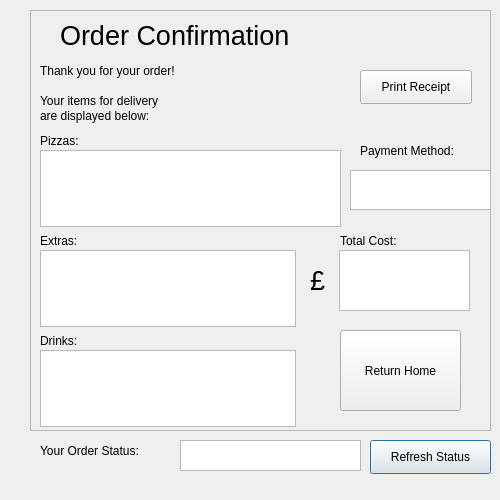
<?xml version="1.0" encoding="UTF-8"?>
<ui version="4.0">
 <class>Dialog</class>
 <widget class="QDialog" name="Dialog">
  <property name="geometry">
   <rect>
    <x>0</x>
    <y>0</y>
    <width>500</width>
    <height>500</height>
   </rect>
  </property>
  <property name="minimumSize">
   <size>
    <width>500</width>
    <height>500</height>
   </size>
  </property>
  <property name="maximumSize">
   <size>
    <width>500</width>
    <height>500</height>
   </size>
  </property>
  <property name="windowTitle">
   <string>Thank You</string>
  </property>
  <property name="windowIcon">
   <iconset>
    <normaloff>PizzaIcon.png</normaloff>PizzaIcon.png</iconset>
  </property>
  <widget class="QLabel" name="label_4">
   <property name="geometry">
    <rect>
     <x>40</x>
     <y>440</y>
     <width>141</width>
     <height>21</height>
    </rect>
   </property>
   <property name="text">
    <string>Your Order Status:</string>
   </property>
  </widget>
  <widget class="QPushButton" name="updatebutton">
   <property name="geometry">
    <rect>
     <x>370</x>
     <y>440</y>
     <width>121</width>
     <height>34</height>
    </rect>
   </property>
   <property name="text">
    <string>Refresh Status</string>
   </property>
  </widget>
  <widget class="QTextBrowser" name="OrderStatus">
   <property name="enabled">
    <bool>true</bool>
   </property>
   <property name="geometry">
    <rect>
     <x>180</x>
     <y>440</y>
     <width>181</width>
     <height>31</height>
    </rect>
   </property>
  </widget>
  <widget class="QFrame" name="frame">
   <property name="geometry">
    <rect>
     <x>30</x>
     <y>10</y>
     <width>461</width>
     <height>421</height>
    </rect>
   </property>
   <property name="frameShape">
    <enum>QFrame::StyledPanel</enum>
   </property>
   <property name="frameShadow">
    <enum>QFrame::Raised</enum>
   </property>
   <widget class="QPushButton" name="printbutton">
    <property name="geometry">
     <rect>
      <x>330</x>
      <y>60</y>
      <width>112</width>
      <height>34</height>
     </rect>
    </property>
    <property name="text">
     <string>Print Receipt</string>
    </property>
   </widget>
   <widget class="QLabel" name="label_2">
    <property name="geometry">
     <rect>
      <x>10</x>
      <y>50</y>
      <width>231</width>
      <height>21</height>
     </rect>
    </property>
    <property name="text">
     <string>Thank you for your order!</string>
    </property>
   </widget>
   <widget class="QLabel" name="label_7">
    <property name="geometry">
     <rect>
      <x>280</x>
      <y>250</y>
      <width>169</width>
      <height>40</height>
     </rect>
    </property>
    <property name="font">
     <font>
      <pointsize>20</pointsize>
     </font>
    </property>
    <property name="text">
     <string>£</string>
    </property>
   </widget>
   <widget class="QLabel" name="label_8">
    <property name="geometry">
     <rect>
      <x>10</x>
      <y>70</y>
      <width>231</width>
      <height>71</height>
     </rect>
    </property>
    <property name="text">
     <string>are displayed below:</string>
    </property>
   </widget>
   <widget class="QLabel" name="label_3">
    <property name="geometry">
     <rect>
      <x>10</x>
      <y>80</y>
      <width>191</width>
      <height>21</height>
     </rect>
    </property>
    <property name="text">
     <string>Your items for delivery</string>
    </property>
   </widget>
   <widget class="QLabel" name="label_6">
    <property name="geometry">
     <rect>
      <x>330</x>
      <y>130</y>
      <width>130</width>
      <height>21</height>
     </rect>
    </property>
    <property name="text">
     <string>Payment Method:</string>
    </property>
   </widget>
   <widget class="QLabel" name="label_5">
    <property name="geometry">
     <rect>
      <x>310</x>
      <y>220</y>
      <width>80</width>
      <height>21</height>
     </rect>
    </property>
    <property name="text">
     <string>Total Cost:</string>
    </property>
   </widget>
   <widget class="QTextBrowser" name="paymentmethodbox">
    <property name="geometry">
     <rect>
      <x>320</x>
      <y>160</y>
      <width>141</width>
      <height>40</height>
     </rect>
    </property>
   </widget>
   <widget class="QTextBrowser" name="costbox">
    <property name="geometry">
     <rect>
      <x>309</x>
      <y>240</y>
      <width>131</width>
      <height>61</height>
     </rect>
    </property>
    <property name="font">
     <font>
      <pointsize>20</pointsize>
     </font>
    </property>
   </widget>
   <widget class="QPushButton" name="returnhome">
    <property name="geometry">
     <rect>
      <x>310</x>
      <y>320</y>
      <width>121</width>
      <height>81</height>
     </rect>
    </property>
    <property name="text">
     <string>Return Home</string>
    </property>
   </widget>
   <widget class="QLabel" name="labelsafe">
    <property name="geometry">
     <rect>
      <x>30</x>
      <y>-20</y>
      <width>361</width>
      <height>91</height>
     </rect>
    </property>
    <property name="font">
     <font>
      <pointsize>20</pointsize>
     </font>
    </property>
    <property name="text">
     <string>Order Confirmation</string>
    </property>
   </widget>
   <widget class="QLabel" name="label_9">
    <property name="geometry">
     <rect>
      <x>10</x>
      <y>120</y>
      <width>52</width>
      <height>21</height>
     </rect>
    </property>
    <property name="text">
     <string>Pizzas:</string>
    </property>
   </widget>
   <widget class="QTextBrowser" name="drinkstable">
    <property name="geometry">
     <rect>
      <x>10</x>
      <y>340</y>
      <width>256</width>
      <height>77</height>
     </rect>
    </property>
   </widget>
   <widget class="QTextBrowser" name="extrastable">
    <property name="geometry">
     <rect>
      <x>10</x>
      <y>240</y>
      <width>256</width>
      <height>77</height>
     </rect>
    </property>
   </widget>
   <widget class="QLabel" name="label_10">
    <property name="geometry">
     <rect>
      <x>10</x>
      <y>320</y>
      <width>53</width>
      <height>21</height>
     </rect>
    </property>
    <property name="text">
     <string>Drinks:</string>
    </property>
   </widget>
   <widget class="QLabel" name="label_11">
    <property name="geometry">
     <rect>
      <x>10</x>
      <y>220</y>
      <width>53</width>
      <height>21</height>
     </rect>
    </property>
    <property name="text">
     <string>Extras:</string>
    </property>
   </widget>
   <widget class="QTextBrowser" name="pizzatable">
    <property name="geometry">
     <rect>
      <x>10</x>
      <y>140</y>
      <width>301</width>
      <height>77</height>
     </rect>
    </property>
   </widget>
  </widget>
 </widget>
 <resources/>
 <connections/>
</ui>
